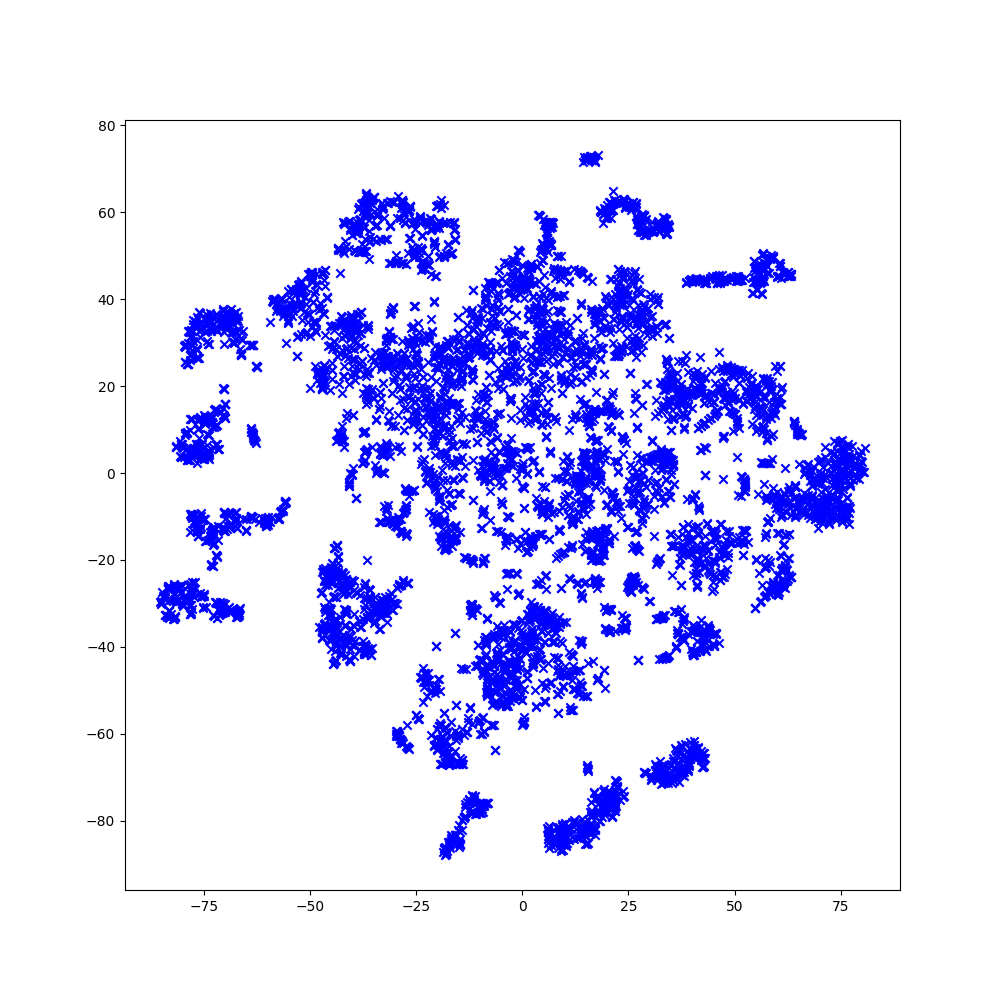

This chart was generated by the following Python code:
from PIL import Image
from torch.autograd import Variable
import torchvision.transforms as transforms
import torchvision.models as models
import torch
import numpy as np
import os
import cv2
# import PCA library
from sklearn.decomposition import PCA
# iport TSNE library
from sklearn.manifold import TSNE
# import matplotlib library
import matplotlib.pyplot as plt
from tqdm import tqdm

pathOut = '/home/nguyentansy/DATA/PhD-work/Datasets/kvasir_capsule/labelled_videos/process/labelled_videos_process/main/KvasirCapsuleIQA/final/imgs/'
# for video in os.listdir(pathIn):
#     if video.endswith(".mp4"):
#         extractImages(pathIn + video, pathOut)


# load the model VGG16 pretrained on ImageNet
vgg16 = models.vgg16(pretrained=True)
# remove the last layer
vgg16.classifier = torch.nn.Sequential(*list(vgg16.classifier.children())[:-1])
# set model to evaluation mode
vgg16.eval()
# move model to cuda
vgg16.cuda()
pca = PCA(n_components=1024)
tsne = TSNE(n_components=2, random_state=0)

# extract features from all images from image folder


def extractFeature(pathIn):
    # get image name
    image_name = pathIn.split('/')[-1].split('.')[0]
    # load image
    img = Image.open(pathIn)
    # resize image to 224x224
    img = img.resize((224, 224))
    # convert image to tensor
    img = transforms.ToTensor()(img)
    # normalize image
    normalize = transforms.Normalize(mean=[0.485, 0.456, 0.406],
                                     std=[0.229, 0.224, 0.225]
                                     )
    img = normalize(img)
    # add dimension to image
    img = img.unsqueeze(0)
    # move image to cuda
    img = Variable(img).cuda()
    # extract feature from image
    feature = vgg16(img)
    # convert feature to numpy array
    feature = feature.cpu().data.numpy()
    # print(feature.shape)
    # extract feature and reduce to 4096 dimension using using PCA
    # feature = pca.fit_transform(feature)
    # add all features to a list and return
    return feature, image_name

# function to extract features from all images in folder and use TSNE for visualization
# Path: 2023/src/extractFeature.py


def TSNEvisualiza(inpath):
    # create a list to store all features
    features = []
    # create a list to store all image names
    img_names = []
    # read all images in folder
    for img in tqdm(os.listdir(inpath)):
        # extract feature from image
        feature, name = extractFeature(inpath + img)
        # add feature to list
        features.append(feature)
        # add image name to list
        img_names.append(name)
    # convert list to numpy array
    features = np.array(features)
    # reshape array to 2D
    features = features.reshape(features.shape[0], features.shape[2])
    # use TSNE to reduce dimension to 2D
    features = tsne.fit_transform(features)
    # plot the result
    plt.figure(figsize=(10, 10))
    plt.scatter(features[:, 0], features[:, 1], c='b', marker='x')
    # for i, txt in enumerate(img_names):
    #     plt.annotate(txt, (features[i, 0], features[i, 1]))
    # save plot to file
    plt.savefig('/home/nguyentansy/DATA/PhD-work/PhD-project/2023/src/tsne.png')


if __name__ == '__main__':
    TSNEvisualiza(pathOut)
